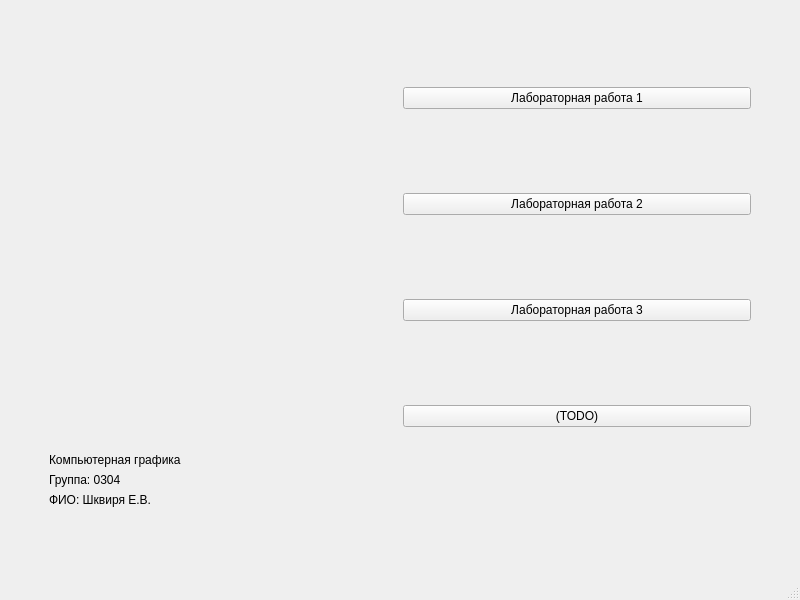
<?xml version="1.0" encoding="UTF-8"?>
<ui version="4.0">
 <class>SplashWindow</class>
 <widget class="QMainWindow" name="SplashWindow">
  <property name="geometry">
   <rect>
    <x>0</x>
    <y>0</y>
    <width>800</width>
    <height>600</height>
   </rect>
  </property>
  <property name="windowTitle">
   <string>SplashWindow</string>
  </property>
  <widget class="QWidget" name="centralwidget">
   <property name="sizePolicy">
    <sizepolicy hsizetype="Preferred" vsizetype="Preferred">
     <horstretch>0</horstretch>
     <verstretch>0</verstretch>
    </sizepolicy>
   </property>
   <property name="maximumSize">
    <size>
     <width>16777215</width>
     <height>556</height>
    </size>
   </property>
   <layout class="QGridLayout" name="gridLayout">
    <item row="0" column="0">
     <spacer name="horizontalSpacer_2">
      <property name="orientation">
       <enum>Qt::Horizontal</enum>
      </property>
      <property name="sizeType">
       <enum>QSizePolicy::Fixed</enum>
      </property>
      <property name="sizeHint" stdset="0">
       <size>
        <width>40</width>
        <height>20</height>
       </size>
      </property>
     </spacer>
    </item>
    <item row="0" column="1">
     <layout class="QHBoxLayout" name="horizontalLayout">
      <item>
       <layout class="QVBoxLayout" name="verticalLayout_2">
        <item>
         <spacer name="verticalSpacer">
          <property name="orientation">
           <enum>Qt::Vertical</enum>
          </property>
          <property name="sizeHint" stdset="0">
           <size>
            <width>20</width>
            <height>40</height>
           </size>
          </property>
         </spacer>
        </item>
        <item>
         <widget class="QLabel" name="label_3">
          <property name="text">
           <string>Компьютерная графика</string>
          </property>
         </widget>
        </item>
        <item>
         <widget class="QLabel" name="label">
          <property name="text">
           <string>Группа: 0304</string>
          </property>
         </widget>
        </item>
        <item>
         <widget class="QLabel" name="label_2">
          <property name="text">
           <string>ФИО: Шквиря Е.В.</string>
          </property>
         </widget>
        </item>
       </layout>
      </item>
      <item>
       <layout class="QVBoxLayout" name="verticalLayout">
        <item>
         <widget class="QPushButton" name="buttonLab1">
          <property name="text">
           <string>Лабораторная работа 1</string>
          </property>
         </widget>
        </item>
        <item>
         <widget class="QPushButton" name="buttonLab2">
          <property name="text">
           <string>Лабораторная работа 2</string>
          </property>
         </widget>
        </item>
        <item>
         <widget class="QPushButton" name="buttonLab3">
          <property name="text">
           <string>Лабораторная работа 3</string>
          </property>
         </widget>
        </item>
        <item>
         <widget class="QPushButton" name="buttonLab4">
          <property name="text">
           <string>(TODO)</string>
          </property>
         </widget>
        </item>
       </layout>
      </item>
     </layout>
    </item>
    <item row="0" column="2">
     <spacer name="horizontalSpacer">
      <property name="orientation">
       <enum>Qt::Horizontal</enum>
      </property>
      <property name="sizeType">
       <enum>QSizePolicy::Fixed</enum>
      </property>
      <property name="sizeHint" stdset="0">
       <size>
        <width>40</width>
        <height>20</height>
       </size>
      </property>
     </spacer>
    </item>
    <item row="1" column="1">
     <spacer name="verticalSpacer_2">
      <property name="orientation">
       <enum>Qt::Vertical</enum>
      </property>
      <property name="sizeType">
       <enum>QSizePolicy::Fixed</enum>
      </property>
      <property name="sizeHint" stdset="0">
       <size>
        <width>20</width>
        <height>40</height>
       </size>
      </property>
     </spacer>
    </item>
   </layout>
  </widget>
  <widget class="QMenuBar" name="menubar">
   <property name="geometry">
    <rect>
     <x>0</x>
     <y>0</y>
     <width>800</width>
     <height>22</height>
    </rect>
   </property>
  </widget>
  <widget class="QStatusBar" name="statusbar"/>
 </widget>
 <resources/>
 <connections/>
</ui>
